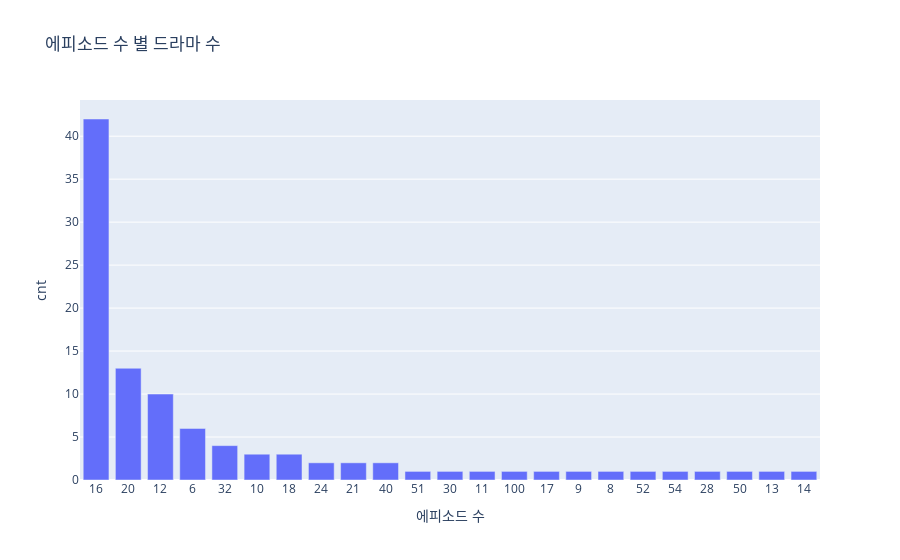

The cell this chart's notebook holds for it:
### Code cell
num_episode = data['Number of Episode'].value_counts().reset_index().rename(columns={'Number of Episode':'cnt','index':'Ep_cnt'})

fig = px.bar(data_frame = num_episode,
             x = 'Ep_cnt', y = 'cnt',
             title = '에피소드 수 별 드라마 수')

fig.update_layout(xaxis_title = '에피소드 수')

fig.update_xaxes(type='category')

fig.show()

### Figure 1 — Plotly figure (JSON) as saved in the notebook; plotly's stock layout.template omitted (floating-point values rounded to 4 significant figures)
{"data": [{"alignmentgroup": "True", "hovertemplate": "Ep_cnt=%{x}<br>cnt=%{y}<extra></extra>", "legendgroup": "", "marker": {"color": "#636efa", "pattern": {"shape": ""}}, "name": "", "offsetgroup": "", "orientation": "v", "showlegend": false, "textposition": "auto", "type": "bar", "x": [16, 20, 12, 6, 32, 10, 18, 24, 21, 40, 51, 30, 11, 100, 17, 9, 8, 52, 54, 28, 50, 13, 14], "xaxis": "x", "y": [42, 13, 10, 6, 4, 3, 3, 2, 2, 2, 1, 1, 1, 1, 1, 1, 1, 1, 1, 1, 1, 1, 1], "yaxis": "y"}], "layout": {"barmode": "relative", "legend": {"tracegroupgap": 0}, "title": {"text": "에피소드 수 별 드라마 수"}, "xaxis": {"anchor": "y", "domain": [0, 1], "title": {"text": "에피소드 수"}, "type": "category"}, "yaxis": {"anchor": "x", "domain": [0, 1], "title": {"text": "cnt"}}}}
